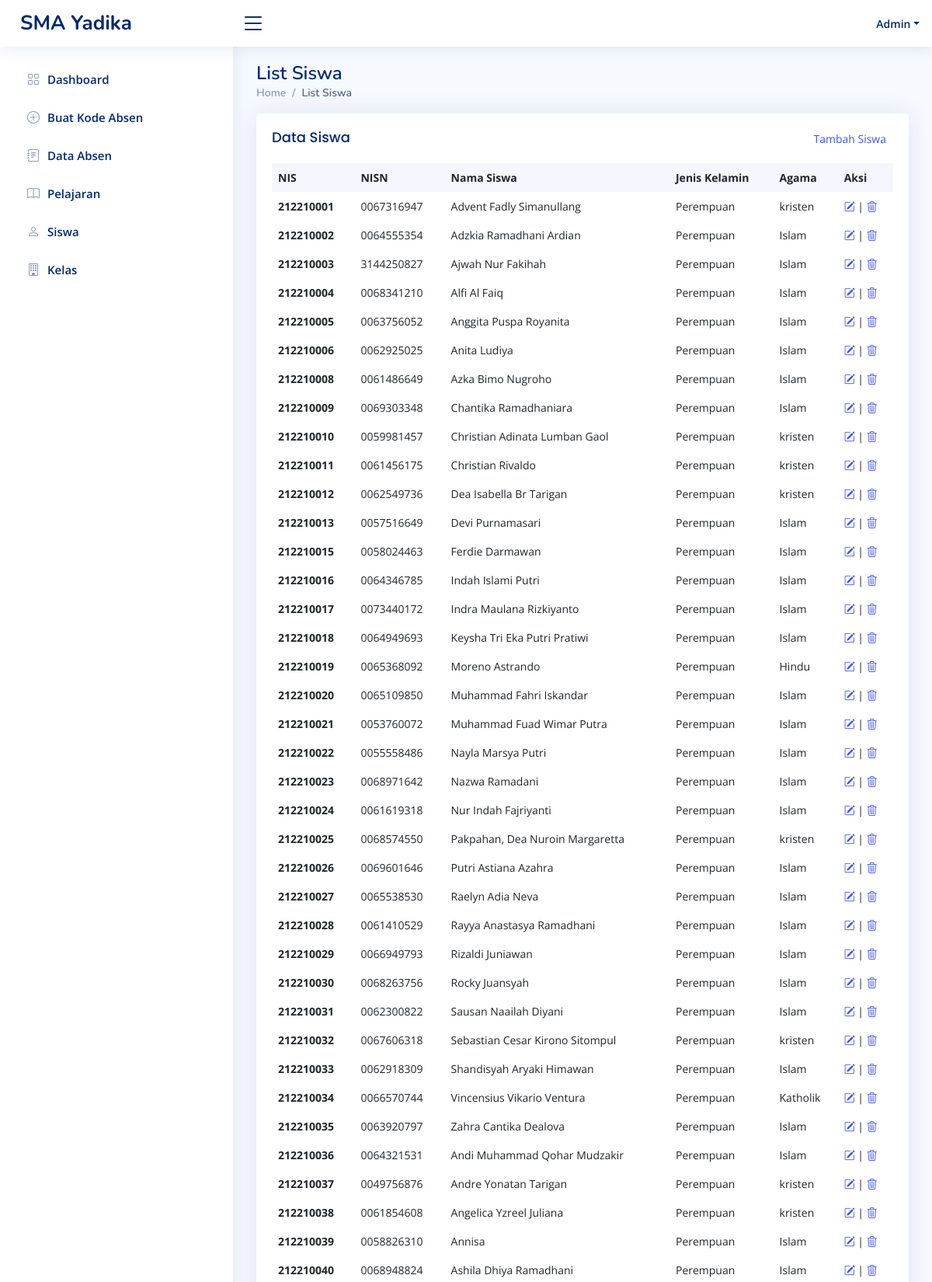
Page /index.php/admin/view_siswa (upper part) on the committed database.
### tables this page shows
CREATE TABLE `siswa` (
  `id_siswa` int(255) NOT NULL,
  `nisn` varchar(255) NOT NULL,
  `nama_siswa` varchar(255) NOT NULL,
  `jenis_kelamin` varchar(255) NOT NULL,
  `agama` varchar(255) NOT NULL
);

### application/controllers/Admin.php (called while the page is built, shortened)
<?php
class Admin extends CI_Controller {
	public function __construct()
	{
		$this->load->model('akun_model');
		$this->load->model('crud_model');
	}
	public function view_siswa()
	{
		$data['array_siswa'] = $this->crud_model->mengambil_data('siswa');
		$this->load->view('admin_view_siswa',$data);
	}
}

### index.php (called while the page is built, shortened)
<?php
require_once BASEPATH.'core/CodeIgniter.php';

### application/models/Crud_model.php (called while the page is built, shortened)
<?php
class Crud_model extends CI_Model{
	public function mengambil_data($nama_tabel)
	{
		$this->db->select('*');
		$this->db->from($nama_tabel);
		$query = $this->db->get();
		return $query->result();
	}
}

### application/views/admin_view_siswa.php (the view, shortened to what this page needs)
<!DOCTYPE html>
<html lang="en">
<head>
  <link href="<?=base_url()?>css/bootstrap.min.css" rel="stylesheet">
  <link href="<?=base_url()?>css/niceadmin.css" rel="stylesheet">
  <link href="<?=base_url()?>css/bootstrap-icons/bootstrap-icons.css" rel="stylesheet">
  <link href="<?=base_url()?>css/boxicons/css/boxicons.min.css" rel="stylesheet">
  <link href="<?=base_url()?>css/quill/quill.snow.css" rel="stylesheet">
  <link href="<?=base_url()?>css/quill/quill.bubble.css" rel="stylesheet">
  <link href="<?=base_url()?>css/remixicon/remixicon.css" rel="stylesheet">
  <link href="<?=base_url()?>css/simple-datatables/style.css" rel="stylesheet">
</head>
<body>
  <main id="main" class="main">
    <div class="pagetitle">
      <h1>List Siswa</h1>
      <nav>
        <ol class="breadcrumb">
          <li class="breadcrumb-item"><a href="<?=site_url('admin')?>">Home</a></li>
          <li class="breadcrumb-item active">List Siswa</li>
        </ol>
      </nav>
    </div>
    <section class="section dashboard">
              <div class="card recent-sales overflow-auto">
                <div class="card-body">
                  <div class="d-flex justify-content-between">
					<h5 class="card-title">Data Siswa</h5>
					<button class="btn btn-sm text-primary"><a href="<?=site_url('admin/add_siswa')?>">Tambah Siswa</a></button>
				  </div>
                  <table class="table table-borderless datatable">
                    <thead>
                      <tr>
                        <th scope="col">NIS</th>
                        <th scope="col">NISN</th>
                        <th scope="col">Nama Siswa</th>
                        <th scope="col">Jenis Kelamin</th>
                        <th scope="col">Agama</th>
                        <th scope="col">Aksi</th>
                      </tr>
                    </thead>
                    <tbody>
					  <?php foreach($array_siswa as $siswa): ?>
                      <tr>
                        <th scope="row"><?=$siswa->id_siswa?></th>
                        <td><?=$siswa->nisn?></td>
                        <td><?=$siswa->nama_siswa?></td>
                        <td><?=$siswa->jenis_kelamin == 'l' ? 'Laki-Laki' : 'Perempuan' ?></td>
                        <td><?=$siswa->agama?></td>
                        <td><a href="xxx"><i class="bi bi-pencil-square"></i></a> | <a href="<?=site_url('admin/hapus_siswa/'.$siswa->id_siswa)?>"><i class="bi bi-trash3"></i></a> </td>
                      </tr>
					  <?php endforeach; ?>
                    </tbody>
                  </table>
                </div>
              </div>
	</section>
  </main>
</body>
</html>

### css/niceadmin.css (style rules this page uses)
:root { scroll-behavior: smooth; }
body { font-family: "Open Sans", sans-serif; background: #f6f9ff; color: #444444; }
a { color: #4154f1; text-decoration: none; }
h1, h2, h3, h4, h5, h6 { font-family: "Nunito", sans-serif; }
#main { margin-top: 60px; padding: 20px 30px; transition: all 0.3s; }
.pagetitle { margin-bottom: 10px; }
.pagetitle h1 { font-size: 24px; margin-bottom: 0; font-weight: 600; color: #012970; }
.card { margin-bottom: 30px; border: none; border-radius: 5px; box-shadow: 0px 0 30px rgba(1, 41, 112, 0.1); }
.card-title { padding: 20px 0 15px 0; font-size: 18px; font-weight: 500; color: #012970; font-family: "Poppins", sans-serif; }
.card-body { padding: 0 20px 20px 20px; }
.breadcrumb { font-size: 14px; font-family: "Nunito", sans-serif; color: #899bbd; font-weight: 600; }
.breadcrumb a { color: #899bbd; transition: 0.3s; }
.breadcrumb .breadcrumb-item::before { color: #899bbd; }
.breadcrumb .active { color: #51678f; font-weight: 600; }
@media (min-width: 1200px) { #main, #footer { margin-left: 300px; } }
.dashboard .recent-sales { font-size: 14px; }
.dashboard .recent-sales .table thead { background: #f6f6fe; }
.dashboard .recent-sales .table thead th { border: 0; }

### rows in the picture
siswa: id_siswa "212210001", nisn "0067316947", nama_siswa "Advent Fadly Simanullang", jenis_kelamin "Perempuan", agama "kristen"
siswa: id_siswa "212210002", nisn "0064555354", nama_siswa "Adzkia Ramadhani Ardian", jenis_kelamin "Perempuan", agama "Islam"
siswa: id_siswa "212210003", nisn "3144250827", nama_siswa "Ajwah Nur Fakihah", jenis_kelamin "Perempuan", agama "Islam"
siswa: id_siswa "212210004", nisn "0068341210", nama_siswa "Alfi Al Faiq", jenis_kelamin "Perempuan", agama "Islam"
siswa: id_siswa "212210005", nisn "0063756052", nama_siswa "Anggita Puspa Royanita", jenis_kelamin "Perempuan", agama "Islam"
siswa: id_siswa "212210006", nisn "0062925025", nama_siswa "Anita Ludiya", jenis_kelamin "Perempuan", agama "Islam"
siswa: id_siswa "212210008", nisn "0061486649", nama_siswa "Azka Bimo Nugroho", jenis_kelamin "Perempuan", agama "Islam"
siswa: id_siswa "212210009", nisn "0069303348", nama_siswa "Chantika Ramadhaniara", jenis_kelamin "Perempuan", agama "Islam"
siswa: id_siswa "212210010", nisn "0059981457", nama_siswa "Christian Adinata Lumban Gaol", jenis_kelamin "Perempuan", agama "kristen"
siswa: id_siswa "212210011", nisn "0061456175", nama_siswa "Christian Rivaldo", jenis_kelamin "Perempuan", agama "kristen"
siswa: id_siswa "212210012", nisn "0062549736", nama_siswa "Dea Isabella Br Tarigan", jenis_kelamin "Perempuan", agama "kristen"
siswa: id_siswa "212210013", nisn "0057516649", nama_siswa "Devi Purnamasari", jenis_kelamin "Perempuan", agama "Islam"
siswa: id_siswa "212210015", nisn "0058024463", nama_siswa "Ferdie Darmawan", jenis_kelamin "Perempuan", agama "Islam"
siswa: id_siswa "212210016", nisn "0064346785", nama_siswa "Indah Islami Putri", jenis_kelamin "Perempuan", agama "Islam"
siswa: id_siswa "212210017", nisn "0073440172", nama_siswa "Indra Maulana Rizkiyanto", jenis_kelamin "Perempuan", agama "Islam"
siswa: id_siswa "212210018", nisn "0064949693", nama_siswa "Keysha Tri Eka Putri Pratiwi", jenis_kelamin "Perempuan", agama "Islam"
siswa: id_siswa "212210019", nisn "0065368092", nama_siswa "Moreno Astrando", jenis_kelamin "Perempuan", agama "Hindu"
siswa: id_siswa "212210020", nisn "0065109850", nama_siswa "Muhammad Fahri Iskandar", jenis_kelamin "Perempuan", agama "Islam"
siswa: id_siswa "212210021", nisn "0053760072", nama_siswa "Muhammad Fuad Wimar Putra", jenis_kelamin "Perempuan", agama "Islam"
siswa: id_siswa "212210022", nisn "0055558486", nama_siswa "Nayla Marsya Putri", jenis_kelamin "Perempuan", agama "Islam"
siswa: id_siswa "212210023", nisn "0068971642", nama_siswa "Nazwa Ramadani", jenis_kelamin "Perempuan", agama "Islam"
siswa: id_siswa "212210024", nisn "0061619318", nama_siswa "Nur Indah Fajriyanti", jenis_kelamin "Perempuan", agama "Islam"
siswa: id_siswa "212210025", nisn "0068574550", nama_siswa "Pakpahan, Dea Nuroin Margaretta", jenis_kelamin "Perempuan", agama "kristen"
siswa: id_siswa "212210026", nisn "0069601646", nama_siswa "Putri Astiana Azahra", jenis_kelamin "Perempuan", agama "Islam"
siswa: id_siswa "212210027", nisn "0065538530", nama_siswa "Raelyn Adia Neva", jenis_kelamin "Perempuan", agama "Islam"
siswa: id_siswa "212210028", nisn "0061410529", nama_siswa "Rayya Anastasya Ramadhani", jenis_kelamin "Perempuan", agama "Islam"
siswa: id_siswa "212210029", nisn "0066949793", nama_siswa "Rizaldi Juniawan", jenis_kelamin "Perempuan", agama "Islam"
siswa: id_siswa "212210030", nisn "0068263756", nama_siswa "Rocky Juansyah", jenis_kelamin "Perempuan", agama "Islam"
siswa: id_siswa "212210031", nisn "0062300822", nama_siswa "Sausan Naailah Diyani", jenis_kelamin "Perempuan", agama "Islam"
siswa: id_siswa "212210032", nisn "0067606318", nama_siswa "Sebastian Cesar Kirono Sitompul", jenis_kelamin "Perempuan", agama "kristen"
siswa: id_siswa "212210033", nisn "0062918309", nama_siswa "Shandisyah Aryaki Himawan", jenis_kelamin "Perempuan", agama "Islam"
siswa: id_siswa "212210034", nisn "0066570744", nama_siswa "Vincensius Vikario Ventura", jenis_kelamin "Perempuan", agama "Katholik"
siswa: id_siswa "212210035", nisn "0063920797", nama_siswa "Zahra Cantika Dealova", jenis_kelamin "Perempuan", agama "Islam"
siswa: id_siswa "212210036", nisn "0064321531", nama_siswa "Andi Muhammad Qohar Mudzakir", jenis_kelamin "Perempuan", agama "Islam"
siswa: id_siswa "212210037", nisn "0049756876", nama_siswa "Andre Yonatan Tarigan", jenis_kelamin "Perempuan", agama "kristen"
siswa: id_siswa "212210038", nisn "0061854608", nama_siswa "Angelica Yzreel Juliana", jenis_kelamin "Perempuan", agama "kristen"
siswa: id_siswa "212210039", nisn "0058826310", nama_siswa "Annisa", jenis_kelamin "Perempuan", agama "Islam"
siswa: id_siswa "212210040", nisn "0068948824", nama_siswa "Ashila Dhiya Ramadhani", jenis_kelamin "Perempuan", agama "Islam"
